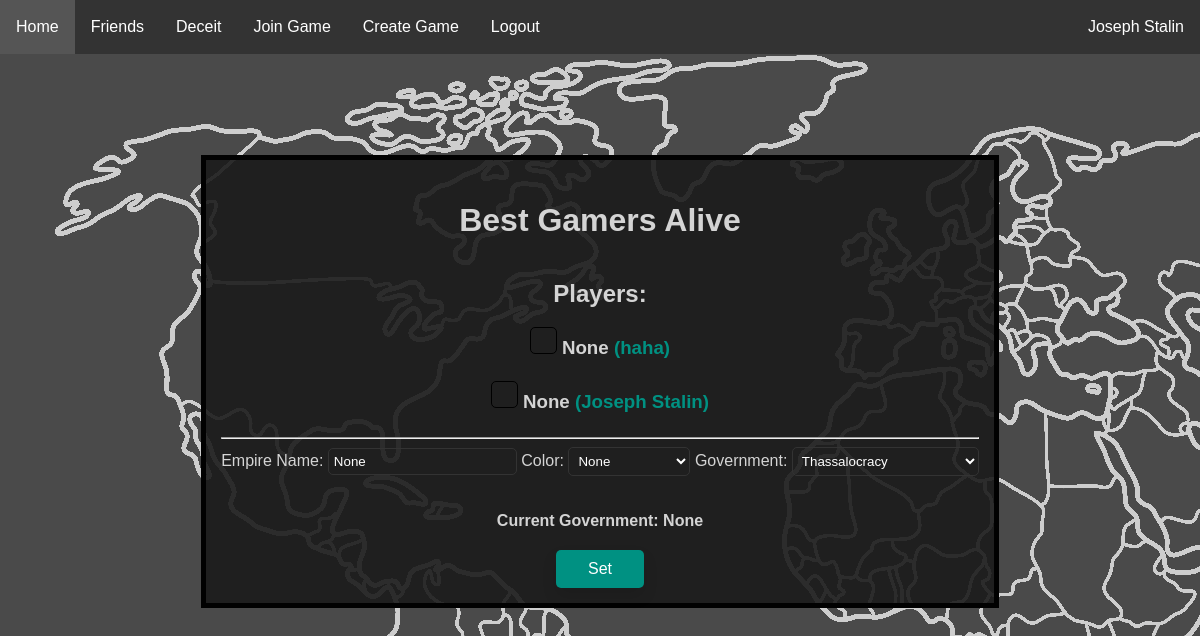
Screenshot of /rooms/1 (signed in) with the database file from the repository.
### website/models.py (models this page shows)
class User(db.Model, UserMixin):
    id = db.Column(db.Integer, primary_key=True)
    email = db.Column(db.String(150), unique=True)
    password = db.Column(db.String(150))
    username = db.Column(db.String(150))
    pfp = db.Column(db.String(50))

class Game(db.Model):
    id = db.Column(db.Integer, primary_key=True)
    game_name = db.Column(db.String(25))
    is_started = db.Column(db.String(5))
    code = db.Column(db.String(10), unique=True)
    host = db.Column(db.Integer, db.ForeignKey('user.id'))

class Empires(db.Model):
    id = db.Column(db.Integer, primary_key=True)
    name = db.Column(db.String(200))
    color = db.Column(db.String(7))
    gov = db.Column(db.String(50))
    user = db.Column(db.Integer, db.ForeignKey('user.id'))
    game = db.Column(db.Integer, db.ForeignKey('game.id'))

### website/rooms.py (the view, shortened to what this page needs)
@rooms.route('<int:game_id>', methods=["GET", "POST"])
@login_required
def room(game_id):
    current_game = db.session.query(Game).filter_by(id=game_id).first()
    if str(current_game.is_started) == "True":
        return redirect(url_for('rooms.map', game_id=game_id))
    players = []
    players_output = []
    empires = {}
    empire_colors = []
    avail_colors = []
    id = game_id
    current_gov = None
    current_color = None
    current_tag = None
    current_empire = "None"
    games = db.session.query(Game).filter_by(id = game_id).first()
    if current_user.id == games.host:
        is_host = True
    else:
        is_host = False
    for filtered in db.session.query(GamesJoined).filter_by(game = game_id):
        players.append(filtered.user)
    for player in players:
        for result in db.session.query(User).filter_by(id=player):
            players_output.append([result, url_for('profiles.profile', user_id=result.id)])
    for empire in db.session.query(Empires).filter_by(game=id):
        empires[f"{empire.user}"]=empire.name
        if empire.user == current_user.id:
            current_empire = empire
            current_gov = current_empire.gov
            current_color = current_empire.color
        if empire.color != "None":
            fixed_empire_color = str(empire.color).lower().replace(' ', '-')
            empire_colors.append(fixed_empire_color)
        else:
            empire_colors.append('white')
    for color in colors:
        if color[2] == current_color:
            current_tag = color[0]
        if color[2] not in empire_colors:
            avail_colors.append(color)
    avail_colors.append([current_tag, str(current_color).title().replace('-', ' '), current_color])
    return render_template("room.html", user=current_user, players = players_output, game = games, game_id = id, empire_key=empires, is_host=is_host, used_colors=empire_colors, colors=colors, id=id, current_empire=current_empire, avail_colors=avail_colors, current_color=current_color, govs=governments, current_gov=current_gov)

### website/templates/room.html (shortened to what this page needs)
{% extends "base.html" %} {% block title %}{{ game.game_name }}{% endblock %}
{% block content %}
<head>
    <link rel="stylesheet" type="text/css" href="/static/css/room.css" />
</head>
<body class="map">
<div class="lobby">
<br/>
<h1 align="center"> {{ game.game_name }} </h1>
<br/>
<h2>Players:</h2>
<div>
{% for player in players %}
    {% set empire_name = "No Empire Name" %}
    {% for key, value in empire_key.items() %}
        {% if key|string() == player[0].id|string() %}
            {% set empire_name = value %}
            <div><div class="box {{used_colors[loop.index0]}}"></div><h3 class = "empire">{{empire_name}} <a class = "empire link" href="{{player[1]}}">({{ player[0].username }})</a></h3></div>
        {% endif %}
    {% endfor %}
{% endfor %}
</div>
<hr>
<form method="POST">
    <div>
        <label for="empire">Empire Name: </label>
        {% if current_empire == none %}
            <input type="text" id="empire" name="empire" placeholder="Enter empire name"/>
        {% else %}
            <input class="form txt-white" type="text" value = "{{current_empire.name}}" id="empire" name="empire" placeholder="Enter empire name"/>
        {% endif %}
        <label for="color_input">Color: </label>
        <select class="selection" id="color_input" name="color_input" aria-placeholder="Pick a color">
            {% for color in avail_colors %}
                <option selected="{{current_color}}" value = "{{color[2]}}">{{color[1]}}</option>
            {% endfor %}
        </select>
        <label for="gov">Government: </label>
        <select class="selection" id="gov" name="gov" aria-placeholder="Pick a government">
            {% for gov in govs %}
                {% if gov[0] == current_gov %}
                    <option selected value="{{gov[0]}}">{{gov[0]}}</option>
                {% else %}
                    <option value="{{gov[0]}}">{{gov[0]}}</option>
                {% endif %}
            {% endfor %}
        </select>
        </form>
    </div>
    <br/>
    <h4>Current Government: {{current_gov}}</h4>
    <button style="display: inline-block;" class="button-main" type="submit">Set</button>
</div>
</body>
{% endblock %}

### website/templates/base.html (shortened to what this page needs)
<!DOCTYPE html>
<html lang="en">
<head>
    <link rel="stylesheet" type="text/css" href="/static/css/main.css" />
</head>
<body>
    <ul class="navbar">
      {% if user.is_authenticated %}
      <li><a class="nav-item nav-link" id="home" href="/">Home</a></li>
      <li><a class="nav-item nav-link" id="friends" href="/user/friends">Friends</a></li>
      <li><a class="nav-item nav-link" id="deceit" href="/deceit">Deceit</a></li>
      <li><a class="nav-item nav-link" id="join_game" href="/join-game">Join Game</a></li>
      <li><a class="nav-item nav-link" id="create_game" href="/create-game">Create Game</a></li>
      <li><a class="nav-item nav-link" id="logout" href="/logout">Logout</a></li>
      <li><a class="nav-user nav-link" id="user_link" href="{{url_for('profiles.profile', user_id=user.id)}}">{{ user.username }}</a></li>
      {% else %}
      <li><a class="nav-item nav-link" id="login" href="/login">Login</a></li>
      <li><a class="nav-item nav-link" id="signUp" href="/sign-up">Sign Up</a></li>
      {% endif %}
    </ul>
    <div id="main_div" style="padding:20px;margin-top:30px;">
    <div class="container">
        {% block content %}
        {% endblock %}
</body>
</html>

### website/static/css/main.css (style rules this page uses)
body { margin-left: 0; margin-right: 0; }
.map { background-image: url('/static/assets/world_map.png'); background-repeat: no-repeat; background-color: #4a4a4a }
.navbar { list-style-type: none; margin: 0; padding: 0; overflow: hidden; background-color: #333333; position: fixed; top: 0; width: 100%; }
.nav-item { float: left; }
.nav-user { float:right; }
.nav-link { display: block; color: white; text-align: center; padding: 18px 16px; text-decoration: none; }
.box { display: inline-block; height: 25px; width: 25px; margin-bottom: 0px; margin-right: 5px; border: 1px solid black; border-radius: 5px; clear: both; }
.empire { display: inline-block; }
.button-main { background-color: rgb(0, 145, 130); border: none; color: white; padding: 10px 32px; text-align: center; text-decoration: none; display: inline-block; font-size: 16px; border-radius: 5px; transition-duration: 0.4s; box-shadow: 0px 8px 15px rgba(0, 0, 0, 0.1); }
html { font-family: Arial, Helvetica, sans-serif; }
.lobby { line-height: 100%; color:#d4d4d4; margin:auto; vertical-align: middle; margin-top: 105px; width:fit-content; padding:15px; border:#010101; border-style: solid; border-width: 5px; background-color: rgba(27, 27, 27, 0.9); text-align: center; }
.link { color:rgb(0, 145, 130); text-decoration: none; }
.form { padding: 5px; background-color: transparent; border: 1px solid; border-radius: 5px; border-color: #333333; }
.txt-white { color: white; }
.selection { padding: 5px; border: 1px solid; border-radius: 5px; border-color: #333333; background-color: transparent; color: white; }

### rows the page displays
User: username "Joseph Stalin", empire_key "None", username "Joseph Stalin"
Game: game_name "Best Gamers Alive"
User: empire_key "None", username "haha"
Empires: empire "None"

### other values shown
{{ current_gov }} "None"
form field color_input "None"
form field gov "Thassalocracy"
